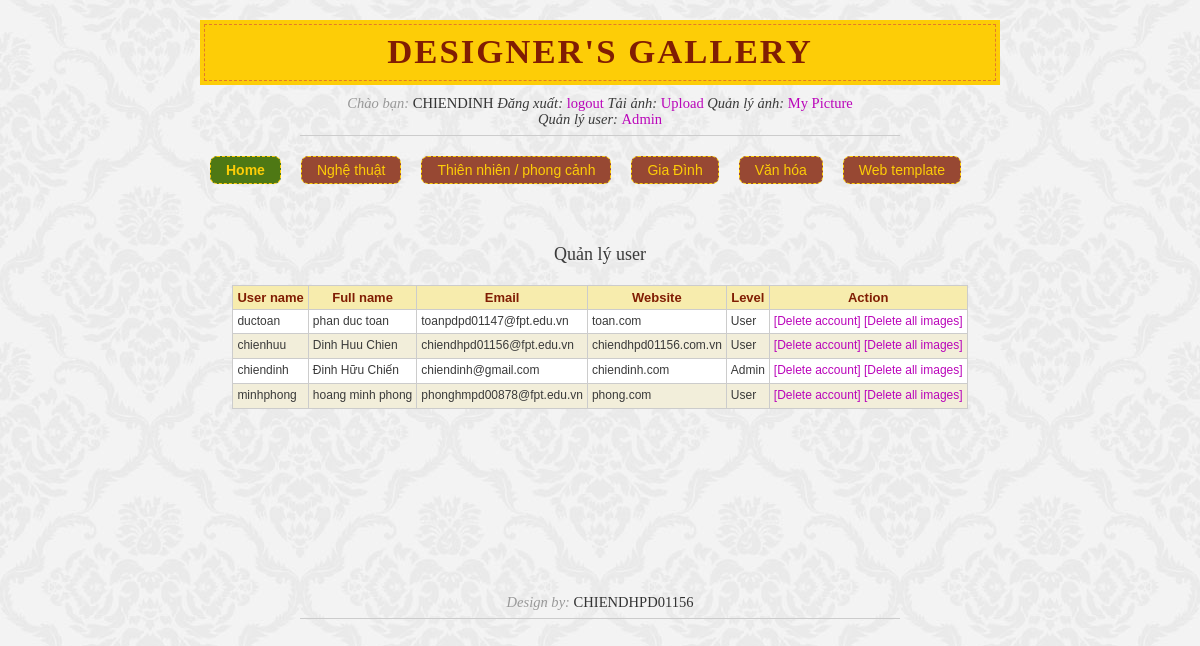
Screenshot of /admin.php (signed in) with the database file from the repository.
### tables this page shows
CREATE TABLE IF NOT EXISTS `typeimage` (
  `typeimage_id` tinyint(3) unsigned NOT NULL AUTO_INCREMENT,
  `typeimage_name` varchar(50) NOT NULL,
  PRIMARY KEY (`typeimage_id`)
);

CREATE TABLE IF NOT EXISTS `user` (
  `user_id` int(10) unsigned NOT NULL AUTO_INCREMENT,
  `user_name` varchar(30) NOT NULL,
  `user_pass` varchar(40) NOT NULL,
  `user_fullname` varchar(40) NOT NULL,
  `user_email` varchar(60) NOT NULL,
  `user_website` varchar(60) DEFAULT NULL,
  `user_level` tinyint(1) NOT NULL DEFAULT '2',
  PRIMARY KEY (`user_id`),
  UNIQUE KEY `user_name` (`user_name`)
);

### admin.php (the view, shortened to what this page needs)
<?php
    include 'header.php';
?>
    <div id="content">
    <div id="management">
    <?php
if(isset($_SESSION['login'])){
$query = 'SELECT user_id FROM user WHERE user_id="'.$_SESSION['login'].'"AND user_level=1';
$result = mysql_query($query,$db) or die(mysql_error($db));
if(mysql_num_rows($result) > 0){
    ?>
        <h3>Quản lý user</h3>
    	<table cellspacing="1">
		<thead>
        	<tr>
            	<th>User name</th>
                <th>Full name</th>
                <th>Email</th>
                <th>Website</th>
                <th>Level</th>
                <th>Action</th>
            </tr>
		</thead>
		<tbody>
            <?php
    		$query = 'SELECT * FROM user';
    		$result = mysql_query($query,$db) or die(mysql_error($db));
    		while($row = mysql_fetch_array($result)){
    		  $level = ($row['user_level'] == 1)? 'Admin' : 'User';
    			echo '<tr>';
        			echo '<td>'.$row['user_name'].'</td>';
        			echo '<td>'.$row['user_fullname'].'</td>';
        			echo '<td>'.$row['user_email'].'</td>';
                    echo '<td>'.$row['user_website'].'</td>';
                    echo '<td>'.$level.'</td>';
        			echo '<td><a href="admin.php?action=delA&id='.$row['user_id'].'&user='.$row['user_name'].'">[Delete account]</a> ';
        			echo '<a href="admin.php?action=delI&id='.$row['user_id'].'&user='.$row['user_name'].'">[Delete all images]</a></td>';
    			echo '</tr>';
    		}
    		?>
		</tbody>
        </table>
<?php
    }else{
        echo '<h3>Bạn phải đăng nhập với quyền admin</h3>';
    }
}else{
        echo '<h3>Bạn phải đăng nhập với quyền admin</h3>'.
             '<p>Hệ thống sẽ chuyển về trang chủ trong giây lát</p>';
}
?>
    </div>
    </div>
<?php include 'footer.php';?>

### header.php (shortened to what this page needs)
<?php
    $db = mysql_connect(MYSQL_HOST,MYSQL_USER) or die('Khong ket noi duoc CSDL');
?>
<!DOCTYPE html PUBLIC "-//W3C//DTD XHTML 1.0 Transitional//EN" "http://www.w3.org/TR/xhtml1/DTD/xhtml1-transitional.dtd">
<html xmlns="http://www.w3.org/1999/xhtml">
<head>
	<link rel="stylesheet" href="css/lightbox.css" type="text/css" media="screen" />
	<link rel="stylesheet" href="css/styles.css" type="text/css" media="screen" />
</head>
<body>
<div id="wrap">
	<div id="header">
		<h1><em>Designer's Gallery</em></h1>
    <?php
        if(isset($_SESSION['login']) and isset($_SESSION['user'])){
    ?>
        <p class="about">
            <em>Chào bạn: </em><a href="user_manual.php"><?php echo $_SESSION['user'];?></a>
            <span><em>Đăng xuất: </em><a href="login.php?logout=yes">logout</a>
            <em>Tải ảnh: </em><a href="upload_images.php">Upload</a>
            <em>Quản lý ảnh: </em><a href="personal_images.php">My Picture</a>
    <?php
		$query = 'SELECT user_id FROM user WHERE user_id="'.$_SESSION['login'].'"AND user_level=1';
		$result = mysql_query($query,$db) or die(mysql_error($db));
		if(mysql_num_rows($result) > 0){
			echo '<br /><em>Quản lý user: </em><a href="admin.php">Admin</a>';
		}
	?>
        	</span>
        </p>
    <?php } ?>
	</div>
	<div id="navigation">
		<ul>
            <li><a class="home" href="Index.php">Home</a></li>
    <?php
        $query = 'SELECT * FROM typeimage';
        $result = mysql_query($query,$db) or die(mysql_error($db));
        while($row = mysql_fetch_array($result)){
            echo '<li><a href="Index.php?page='.$row['typeimage_id'].'">'.$row['typeimage_name'].'</a></li>';
        }
    ?>
		</ul>
	</div>

### css/styles.css (style rules this page uses)
* { margin: 0; padding: 0; }
a { color: #ba05ba; text-decoration: none; }
ul { list-style: none; }
body { background: url(../images/bg.jpg); }
#wrap { margin: 0 auto; padding: 0; width: 800px; font: 70%/140% Arial, Helvetica, sans-serif; color: #3a3a3a; }
#header h1 { background: #fdcd07; margin: 20px 0 10px; padding: 4px; text-align: center; color: #801d03; font: bold 310%/100% Garamond, Georgia, serif; letter-spacing: 2px; text-transform: uppercase; }
#header h1 em { border: dashed 1px #e3792c; display: block; padding: 10px 0; font-style: normal; }
p.about { width: 600px; margin: 0 auto 20px; text-align: center; border-bottom: solid 1px #ccc; padding: 0 0 8px 0; font: 130%/110% Garamond, Georgia, serif; }
p.about >a { color: #333; text-decoration: none; text-transform: uppercase; }
p.about >em { color: #999; }
#navigation { width: 100%; margin: 0 auto; text-align: center; font: 14px tahoma, helvetica,arial, sans-serif; }
#navigation ul { margin: 0 auto; width: 100%; }
#navigation li { display: inline; padding: 0 10px; float: left; }
#navigation li a { display: block; padding: 5px 15px; color: #fdcd07; background: #974833; border: dashed 1px #fdcd07; border-radius:7px; -moz-border-radius:7px; -webkit-border-radius:7px; }
#navigation li a.home { font-weight: bold; }
#content { padding-top: 10px; min-height: 400px; clear: both; overflow: hidden; }
#management { min-height: 200px; }
#management h3 { font: 18px georgia, serif; text-align: center; padding-top: 50px; }
#management table { background:#ccc; margin: 20px auto; }
#management table tr { background: #fff; }
#management table td { padding: 4px; font-size: 12px; }
#management table th { color:#801d03; background: #F7ECAD; padding: 4px; font: bold 13px arial; }

### rows the page displays
typeimage: typeimage_name "Nghệ thuật"
typeimage: typeimage_name "Thiên nhiên / phong cảnh"
typeimage: typeimage_name "Gia Đình"
typeimage: typeimage_name "Văn hóa"
typeimage: typeimage_name "Web template"
user: user_name "ductoan", user_fullname "phan duc toan", user_email "toanpdpd01147@fpt.edu.vn", user_website "toan.com", user_level "User"
user: user_name "chienhuu", user_fullname "Dinh Huu Chien", user_email "chiendhpd01156@fpt.edu.vn", user_website "chiendhpd01156.com.vn", user_level "User"
user: user_name "chiendinh", user_fullname "Đinh Hữu Chiến", user_email "chiendinh@gmail.com", user_website "chiendinh.com", user_level "Admin"
user: user_name "minhphong", user_fullname "hoang minh phong", user_email "phonghmpd00878@fpt.edu.vn", user_website "phong.com", user_level "User"

### other values shown
$_SESSION['user'] "CHIENDINH"
